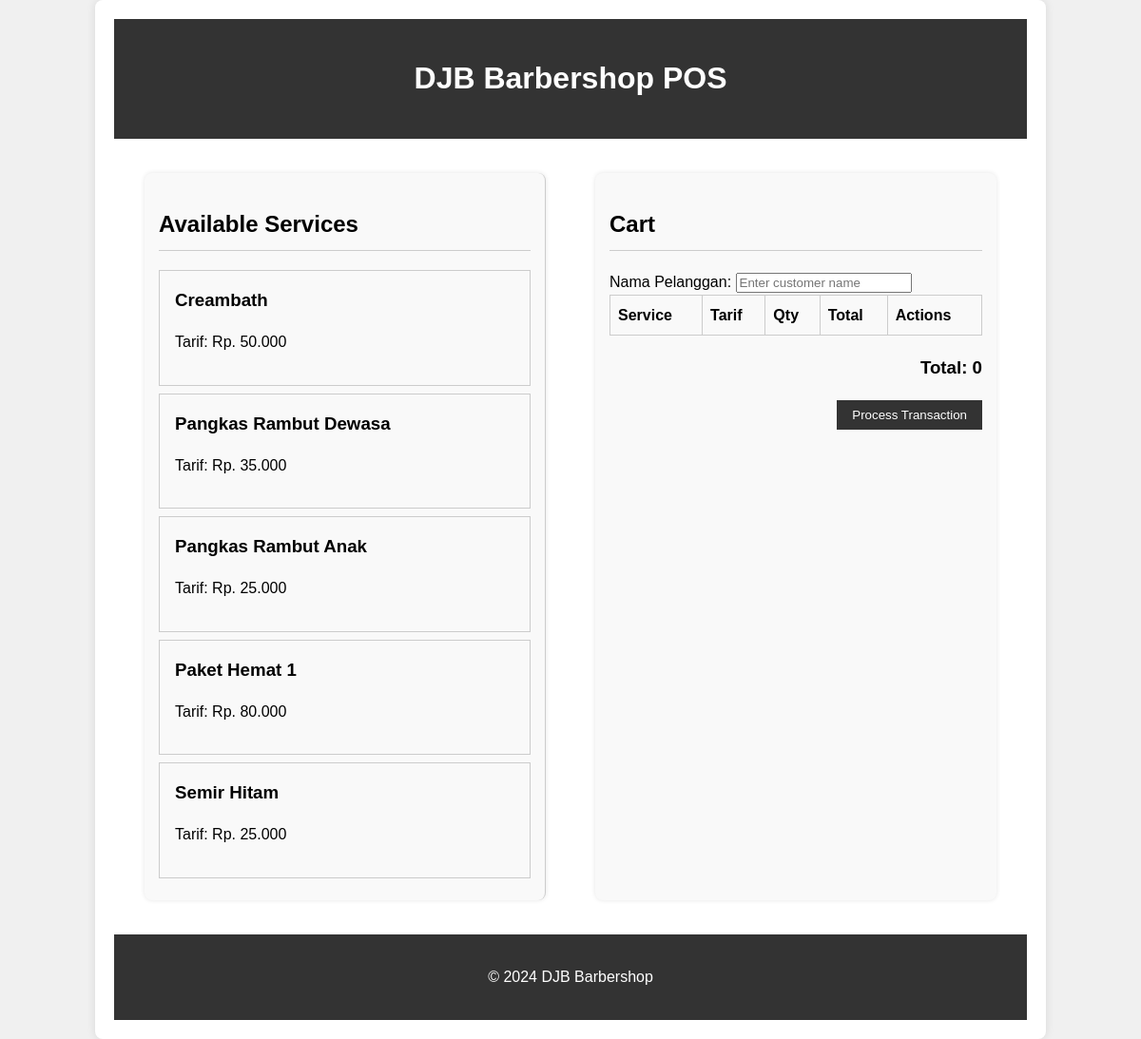
The page / on the database its author committed.
### tables this page shows
CREATE TABLE `layanan` (
  `kode_layanan` varchar(10) NOT NULL,
  `nama_layanan` varchar(50) NOT NULL,
  `tarif` float NOT NULL,
  `satuan` varchar(20) NOT NULL
);

### index.php (the view, shortened to what this page needs)
<!DOCTYPE html>
<html>
<head>
    <link rel="stylesheet" href="style.css">
</head>
<body>
    <div class="container">
        <header>
            <h1>DJB Barbershop POS</h1>
        </header>
        <main>
            <section class="services">
                <h2>Available Services</h2>
                <div id="service-list">
                    <?php
                    $servername = "localhost";
                    $username = "root";
                    $password = "";
                    $dbname = "djb_barbershop";
                    $conn = new mysqli($servername, $username, $password, $dbname);
                    $sql = "SELECT * FROM Layanan";
                    $result = $conn->query($sql);
                    if ($result->num_rows > 0) {
                        while($row = $result->fetch_assoc()) {
                            $tarifFormatted = number_format($row['tarif'], 0, ',', '.');
                            echo "<div class='service-item' data-id='{$row['kode_layanan']}' data-tarif='{$row['tarif']}'>";
                            echo "<h3>{$row['nama_layanan']}</h3>";
                            echo "<p>Tarif: Rp. {$tarifFormatted}</p>";
                            echo "</div>";
                        }
                    } else {
                        echo "<p>No services available.</p>";
                    }
                    ?>
                </div>
            </section>
            <section class="cart">
                <h2>Cart</h2>
                <label for="customer-name">Nama Pelanggan:</label>
                <input type="text" id="customer-name" placeholder="Enter customer name">
                <table id="cart-table">
                    <thead>
                        <tr>
                            <th>Service</th>
                            <th>Tarif</th>
                            <th>Qty</th>
                            <th>Total</th>
                            <th>Actions</th>
                        </tr>
                    </thead>
                </table>
                <div class="cart-total">
                    <h3>Total: <span id="total-amount">0</span></h3>
                    <button id="process-transaction">Process Transaction</button>
                </div>
            </section>
        </main>
        <footer>
            <p>&copy; 2024 DJB Barbershop</p>
        </footer>
    </div>
</body>
</html>

### style.css (style rules this page uses)
body { font-family: Arial, sans-serif; margin: 0; padding: 0; }
.container { display: flex; flex-direction: column; min-height: 100vh; }
header, footer { background-color: #333; color: white; text-align: center; padding: 1rem 0; }
main { display: flex; flex: 1; padding: 1rem; }
.services, .cart { flex: 1; margin: 0 1rem; }
.services { border-right: 1px solid #ccc; }
.services h2, .cart h2 { border-bottom: 1px solid #ccc; padding-bottom: 0.5rem; }
.service-item { border: 1px solid #ccc; padding: 1rem; margin: 0.5rem 0; cursor: pointer; }
.service-item h3 { margin: 0; }
.cart table { width: 100%; border-collapse: collapse; }
.cart table th, .cart table td { border: 1px solid #ccc; padding: 0.5rem; text-align: left; }
.cart-total { text-align: right; margin-top: 1rem; }
#process-transaction { padding: 0.5rem 1rem; background-color: #333; color: white; border: none; cursor: pointer; }
body { font-family: Arial, sans-serif; line-height: 1.6; background-color: #f0f0f0; }
.container { width: 80%; margin: 0 auto; background-color: #fff; padding: 20px; border-radius: 8px; box-shadow: 0 0 10px rgba(0, 0, 0, 0.1); }
header { text-align: center; margin-bottom: 20px; }
main { display: grid; grid-template-columns: 1fr 1fr; gap: 20px; }
.services, .cart { background-color: #f9f9f9; padding: 15px; border-radius: 8px; box-shadow: 0 0 5px rgba(0, 0, 0, 0.1); }
.cart { position: relative; }
.cart-total { margin-top: 10px; text-align: right; }

### rows shown on the page
layanan: nama_layanan "Creambath", tarif "50.000"
layanan: nama_layanan "Pangkas Rambut Dewasa", tarif "35.000"
layanan: nama_layanan "Pangkas Rambut Anak", tarif "25.000"
layanan: nama_layanan "Paket Hemat 1", tarif "80.000"
layanan: nama_layanan "Semir Hitam", tarif "25.000"
